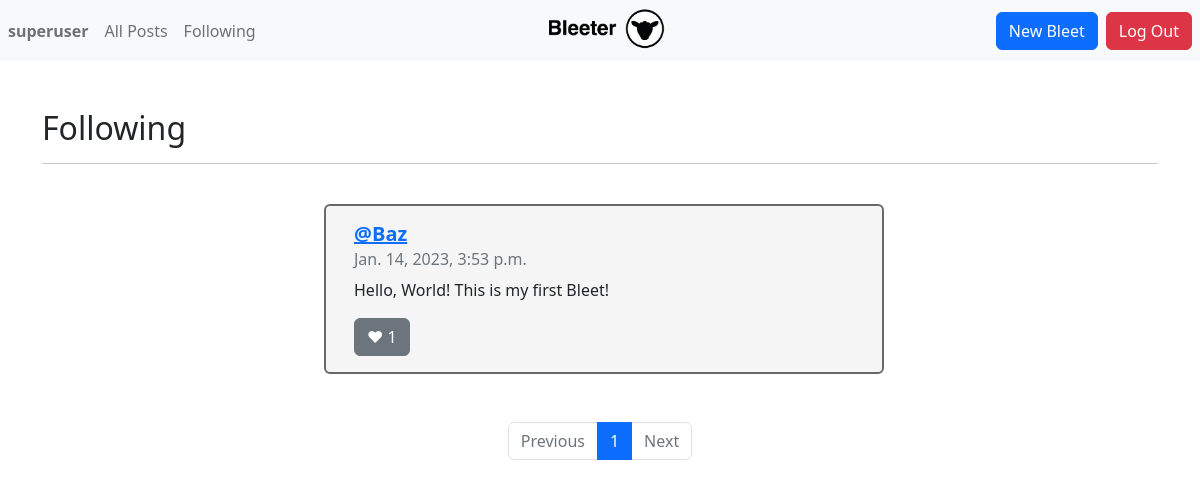
The page /following (signed in) on the database its author committed.
### network/models.py (models this page shows, shortened)
class User(AbstractUser):
    pass

class Tweet(models.Model):
    author = models.ForeignKey(User, on_delete=models.CASCADE)
    tweetText = models.CharField(max_length=255)
    posted = models.DateTimeField(auto_now_add=True)
    like = models.ManyToManyField(User, blank=True, related_name="likes")

### network/views.py (the view)
# urls.py: path("following", views.following, name="following"),
@login_required(redirect_field_name='my_redirect_field')
def following(request):
    usersFollowed = request.user.following.all()
    usersFollowedIds = []
    for x in usersFollowed:
        usersFollowedIds.append(x.user.id)
    tweets = Tweet.objects.filter(author__in=usersFollowedIds).order_by('-posted')
    paginator = Paginator(tweets, 10)
    page_number = request.GET.get('page')
    page_obj = paginator.get_page(page_number)
    return render(request, "network/following.html", {
        "page_obj": page_obj
    })

### network/templates/network/following.html (shortened to what this page needs)
{% extends "network/layout.html" %}
{% block body %}
<br>
<h2>Following</h2>
<hr>
<br>
<div class="container">
   {% for tweet in page_obj %}
   <div class="row justify-content-center mb-4">
      <div class="ms-2 card" style="width: 35rem" data-id="{{tweet.id}}";>
         <div class="card-body rounded">
            <h5 class="card-title"><a href="{% url 'profile' user_id=tweet.author.id%}"><b>@{{ tweet.author}}</b></h5></a>
            <h6 class="card-subtitle mb-2 text-muted">{{tweet.posted}}</h6>
            <p class="card-text" id="tweetText">{{tweet.tweetText}}</p>
            {% if user.username in tweet.like.all|stringformat:'s' %}
            <button class="btn btn-danger float-left" id="foo">&hearts;&nbsp;<span id="number">{{ tweet.like.all.count }}</span></button>
            {% else %}
            <button class="btn btn-secondary float-left" id="foo">&hearts;&nbsp;<span id="number">{{ tweet.like.all.count }}</span></button>
            {% endif %}
         </div>
      </div>
      <br>
   </div>
   {% endfor %}
   <br>
   <nav aria-label="Page">
      <ul class="pagination justify-content-center">
         {% if page_obj.has_previous %}
         <li class="page-item">
            <a class="page-link" href="?page={{ page_obj.previous_page_number }}">Previous</a>
         </li>
         {% else %}
         <li class="page-item disabled">
            <a class="page-link" href="#" tabindex="-1" aria-disabled="True">Previous</a>
         </li>
         {% endif %}
         {% for i in page_obj.paginator.page_range %}
         {% if page_obj.number == i %}
         <li class="page-item active" aria-current="page">
            <span class="page-link">
               {{ i }}
            </span>
         </li>
         {% else %}
         <li class="page-item"><a class="page-link" href="?page={{ i }}">{{ i }}</a></li>
         {% endif %}
         {% endfor %}
         {% if page_obj.has_next %}
         <li class="page-item">
            <a class="page-link" href="?page={{ page_obj.next_page_number }}">Next</a>
         </li>
         {% else %}
         <li class="page-item disabled">
            <a class="page-link" href="#" tabindex="-1" aria-disabled="True">Next</a>
         </li>
         {% endif %}
      </ul>
   </nav>
   {% endblock %}

### network/templates/network/layout.html (shortened to what this page needs)
{% load static %}
<!DOCTYPE html>
<html lang="en">
<head>
  <link href="https://cdn.jsdelivr.net/npm/bootstrap@5.2.3/dist/css/bootstrap.min.css" rel="stylesheet">
  <link rel="stylesheet" href="{% static 'network/styles.css' %}"/>
</head>
<body>
  <nav class="navbar navbar-expand-md navbar-light bg-light">
    <div class="navbar-collapse collapse w-100 order-1 order-md-0 dual-collapse2">
      <ul class="navbar-nav mr-auto">
        {% if user.is_authenticated %}
        <li class="nav-item active">
          <a class="nav-link" href="{% url 'profile' user_id=user.id%}"><strong>{{ user.username }}</strong></a>
       </li>
       <li class="nav-item">
          <a class="nav-link" href="{% url 'allPosts' %}">All Posts</a>
       </li>
       <li class="nav-item">
          <a class="nav-link" href="{% url 'following' %}">Following</a>
       </li>
       {% endif %}
    </ul>
 </div>
 <div class="mx-auto order-0">
   <a class="navbar-brand mx-auto">
      <a href="{% url 'index' %}"><img src="{% static 'network_logo.png' %}" height="45" alt="image"/></a>
   </div>
   <div class="navbar-collapse collapse w-100 order-3 dual-collapse2">
      <ul class="navbar-nav ms-auto">
        {% if user.is_authenticated %}
        <li class="nav-item">
          <a class="btn btn-primary me-2" href="{% url 'tweet' %}" role="button"> New Bleet</a>
       </li>
       <li class="nav-item">
          <a class="btn btn-danger me-2" href="{% url 'logout' %}" role="button"> Log Out</a>
       </li>
       {% endif %}
    </ul>
 </div>
</nav>
<div class="body">
 <div class="container">
   <br>
   {% block body %}
   {% endblock %}
</div>
</body>
</html>

### network/static/network/styles.css (style rules this page uses)
.card { background-color: #F5F5F5; border: 2px solid dimgrey; }

### rows shown on the page
User: username "superuser"
Tweet: author "Baz", posted "Jan. 14, 2023, 3:53 p.m.", tweetText "Hello, World! This is my first Bleet!", like.all.count "1"

### other values the page prints
{{ i }} "1"
